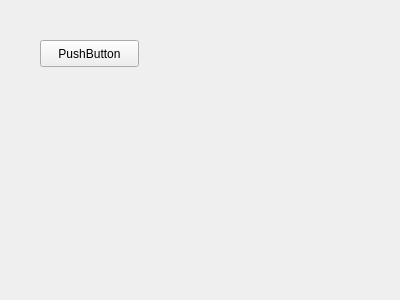
<?xml version="1.0" encoding="UTF-8"?>
<ui version="4.0">
 <class>Form</class>
 <widget class="QWidget" name="Form">
  <property name="geometry">
   <rect>
    <x>0</x>
    <y>0</y>
    <width>400</width>
    <height>300</height>
   </rect>
  </property>
  <property name="windowTitle">
   <string>Form</string>
  </property>
  <widget class="QPushButton" name="pushButton">
   <property name="geometry">
    <rect>
     <x>40</x>
     <y>40</y>
     <width>99</width>
     <height>27</height>
    </rect>
   </property>
   <property name="text">
    <string>PushButton</string>
   </property>
  </widget>
 </widget>
 <resources/>
 <connections/>
</ui>
